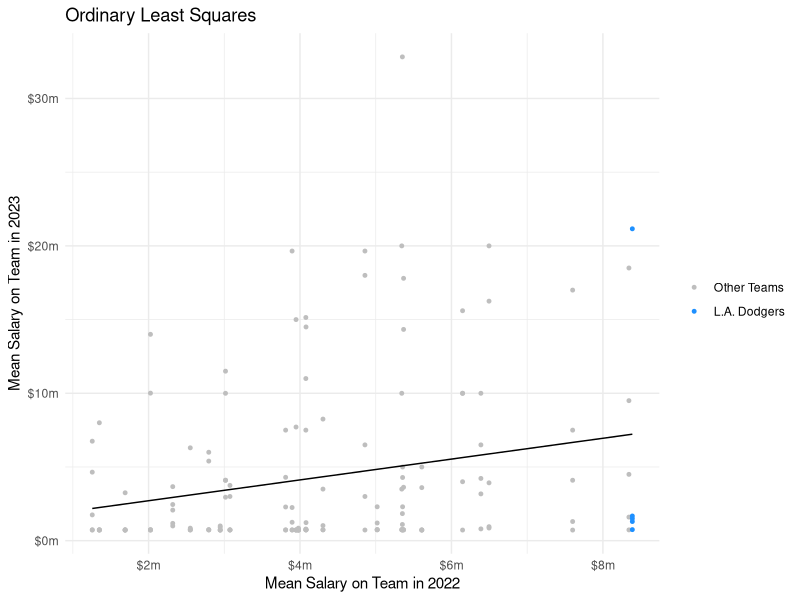
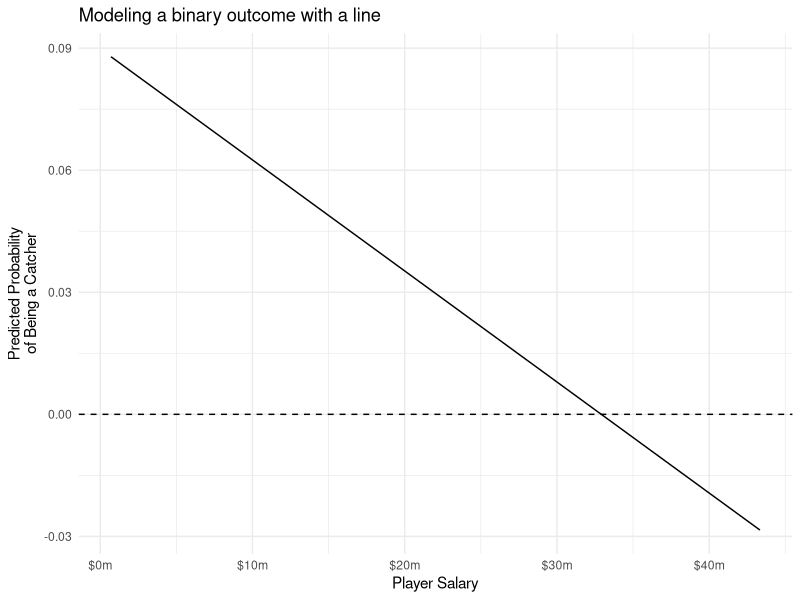
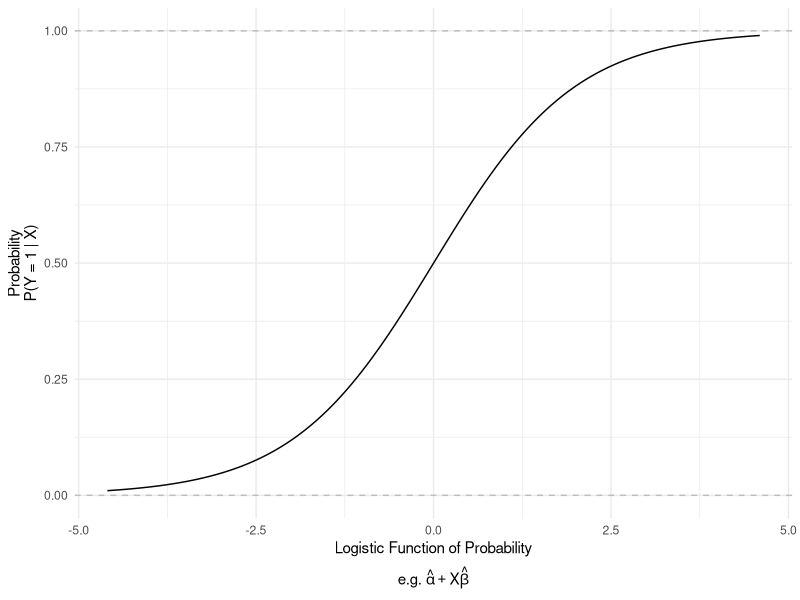
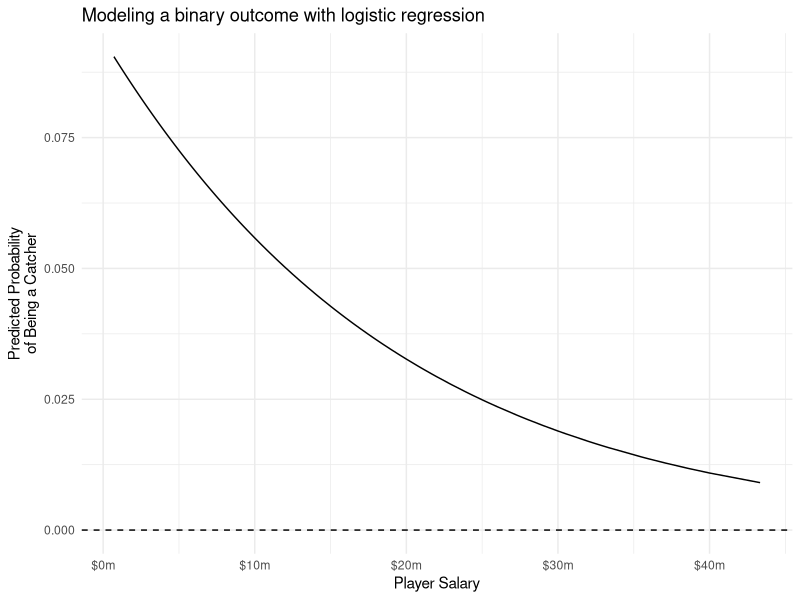

Generate these figures, in order, with R:
## ---- chunk 1
library(tidyverse)
library(scales)
## ---- chunk 2
population <- read_csv("../data/baseball_population.csv")
set.seed(14853)
## ---- chunk 3
truth <- population |> filter(team == "L.A. Dodgers") |> summarize(salary = mean(salary)) |> mutate(salary = label_dollar(scale = 1e-6, suffix = "m")(salary)) |> pull(salary)
## ---- chunk 4
sample <- population |>
  group_by(team) |>
  sample_n(5) |>
  ungroup()
## ---- chunk 5
to_predict <- population |>
  filter(team == "L.A. Dodgers")
## ---- chunk 6
fit <- lm(salary ~ team_past_salary, data = sample)
sample |>
  mutate(fitted = predict(fit)) |>
  arrange(team == "L.A. Dodgers") |>
  ggplot(aes(x = team_past_salary, y = salary)) +
  geom_point(
    aes(color = team == "L.A. Dodgers"),
    size = 1
  ) +
  geom_line(aes(y = fitted)) +
  scale_y_continuous(
    name = "Mean Salary on Team in 2023",
    labels = label_currency(scale = 1e-6, suffix = "m")
  ) +
  scale_x_continuous(
    name = "Mean Salary on Team in 2022",
    labels = label_currency(scale = 1e-6, suffix = "m")
  ) +
  theme_minimal() +
  scale_color_manual(
    values = c("gray","dodgerblue"),
    name = element_blank(),
    labels = c("Other Teams","L.A. Dodgers")
  ) +
  ggtitle("Ordinary Least Squares")
## ---- chunk 7
model <- lm(salary ~ team_past_salary, data = sample)
## ---- chunk 8
predicted <- to_predict |>
  mutate(predicted = predict(model, newdata = to_predict))
## ---- chunk 9
predicted |>
  summarize(estimated_Dodger_mean = mean(predicted))
## ---- chunk 10
ols_binary_outcome <- lm(
  position == "C" ~ salary,
  data = population
)
## ---- chunk 11
population |>
  mutate(yhat = predict(ols_binary_outcome)) |>
  ggplot(aes(x = salary, y = yhat)) +
  geom_line() +
  geom_hline(yintercept = 0, linetype = "dashed") +
  scale_x_continuous(
    name = "Player Salary",
    labels = label_currency(scale = 1e-6, suffix = "m")
  ) +
  scale_y_continuous(
    name = "Predicted Probability\nof Being a Catcher"
  ) +
  theme_minimal() +
  ggtitle("Modeling a binary outcome with a line")
## ---- chunk 12
tibble(p = seq(.01,.99,.001)) |>
  mutate(x = qlogis(p)) |>
  ggplot(aes(x = x, y = p)) +
  geom_line() +
  scale_x_continuous(name = expression(atop("Logistic Function of Probability","e.g."~hat(alpha)+X*hat(beta)))) +
  scale_y_continuous(name = "Probability\nP(Y = 1 | X)") +
  theme_minimal() +
  geom_hline(yintercept = c(0,1), linetype = "dashed", color = "gray")
## ---- chunk 13
logistic_regression <- glm(
  position == "C" ~ salary,
  data = population,
  family = "binomial"
)
## ---- chunk 14
population |>
  mutate(yhat = predict(logistic_regression, type = "response")) |>
  distinct(salary, yhat) |>
  ggplot(aes(x = salary, y = yhat)) +
  geom_line() +
  geom_hline(yintercept = 0, linetype = "dashed") +
  scale_x_continuous(
    name = "Player Salary",
    labels = label_currency(scale = 1e-6, suffix = "m")
  ) +
  scale_y_continuous(
    name = "Predicted Probability\nof Being a Catcher"
  ) +
  theme_minimal() +
  ggtitle("Modeling a binary outcome with logistic regression")
## ---- chunk 15
predicted_logistic <- predict(
  logistic_regression,
  newdata = to_predict,
  type = "response"
)
